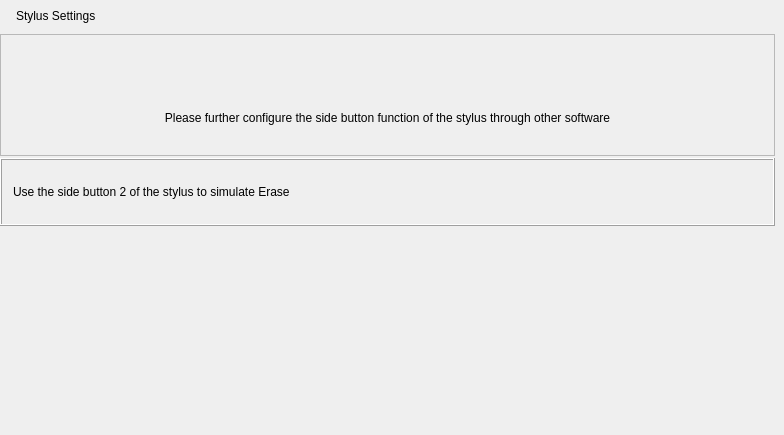
<?xml version="1.0" encoding="UTF-8"?>
<ui version="4.0">
 <class>StylusSettingPage</class>
 <widget class="QWidget" name="StylusSettingPage">
  <property name="geometry">
   <rect>
    <x>0</x>
    <y>0</y>
    <width>784</width>
    <height>435</height>
   </rect>
  </property>
  <property name="minimumSize">
   <size>
    <width>0</width>
    <height>0</height>
   </size>
  </property>
  <property name="maximumSize">
   <size>
    <width>16777215</width>
    <height>16777215</height>
   </size>
  </property>
  <property name="windowTitle">
   <string notr="true">Stylus</string>
  </property>
  <layout class="QVBoxLayout" name="verticalLayout_2">
   <property name="spacing">
    <number>2</number>
   </property>
   <property name="leftMargin">
    <number>0</number>
   </property>
   <property name="topMargin">
    <number>0</number>
   </property>
   <property name="rightMargin">
    <number>9</number>
   </property>
   <property name="bottomMargin">
    <number>48</number>
   </property>
   <item>
    <layout class="QHBoxLayout" name="horizontalLayout_2">
     <property name="leftMargin">
      <number>16</number>
     </property>
     <property name="rightMargin">
      <number>0</number>
     </property>
     <item>
      <widget class="QLabel" name="titleLabel">
       <property name="minimumSize">
        <size>
         <width>0</width>
         <height>32</height>
        </size>
       </property>
       <property name="sizeIncrement">
        <size>
         <width>0</width>
         <height>0</height>
        </size>
       </property>
       <property name="text">
        <string>Stylus Settings</string>
       </property>
       <property name="indent">
        <number>-1</number>
       </property>
      </widget>
     </item>
     <item>
      <spacer name="horizontalSpacer">
       <property name="orientation">
        <enum>Qt::Horizontal</enum>
       </property>
       <property name="sizeHint" stdset="0">
        <size>
         <width>40</width>
         <height>20</height>
        </size>
       </property>
      </spacer>
     </item>
    </layout>
   </item>
   <item>
    <widget class="QFrame" name="frame_2">
     <property name="frameShape">
      <enum>QFrame::StyledPanel</enum>
     </property>
     <property name="frameShadow">
      <enum>QFrame::Raised</enum>
     </property>
     <layout class="QVBoxLayout" name="verticalLayout_3">
      <item>
       <layout class="QHBoxLayout" name="horizontalLayout_4">
        <item>
         <spacer name="horizontalSpacer_2">
          <property name="orientation">
           <enum>Qt::Horizontal</enum>
          </property>
          <property name="sizeHint" stdset="0">
           <size>
            <width>40</width>
            <height>20</height>
           </size>
          </property>
         </spacer>
        </item>
        <item>
         <widget class="QLabel" name="penImgLabel">
          <property name="enabled">
           <bool>true</bool>
          </property>
          <property name="minimumSize">
           <size>
            <width>0</width>
            <height>40</height>
           </size>
          </property>
          <property name="maximumSize">
           <size>
            <width>698</width>
            <height>40</height>
           </size>
          </property>
          <property name="text">
           <string/>
          </property>
          <property name="alignment">
           <set>Qt::AlignCenter</set>
          </property>
         </widget>
        </item>
        <item>
         <spacer name="horizontalSpacer_3">
          <property name="orientation">
           <enum>Qt::Horizontal</enum>
          </property>
          <property name="sizeHint" stdset="0">
           <size>
            <width>40</width>
            <height>20</height>
           </size>
          </property>
         </spacer>
        </item>
       </layout>
      </item>
      <item>
       <widget class="QLabel" name="noteLabel">
        <property name="minimumSize">
         <size>
          <width>0</width>
          <height>52</height>
         </size>
        </property>
        <property name="text">
         <string>Please further configure the side button function of the stylus through other software</string>
        </property>
        <property name="alignment">
         <set>Qt::AlignCenter</set>
        </property>
        <property name="margin">
         <number>0</number>
        </property>
       </widget>
      </item>
     </layout>
    </widget>
   </item>
   <item>
    <widget class="QFrame" name="frame">
     <property name="minimumSize">
      <size>
       <width>0</width>
       <height>0</height>
      </size>
     </property>
     <property name="frameShape">
      <enum>QFrame::Box</enum>
     </property>
     <property name="frameShadow">
      <enum>QFrame::Raised</enum>
     </property>
     <layout class="QVBoxLayout" name="verticalLayout">
      <property name="spacing">
       <number>0</number>
      </property>
      <property name="leftMargin">
       <number>0</number>
      </property>
      <property name="topMargin">
       <number>0</number>
      </property>
      <property name="rightMargin">
       <number>0</number>
      </property>
      <property name="bottomMargin">
       <number>0</number>
      </property>
      <item>
       <widget class="QFrame" name="rightFrame">
        <property name="minimumSize">
         <size>
          <width>0</width>
          <height>64</height>
         </size>
        </property>
        <property name="maximumSize">
         <size>
          <width>16777215</width>
          <height>64</height>
         </size>
        </property>
        <property name="frameShape">
         <enum>QFrame::NoFrame</enum>
        </property>
        <property name="frameShadow">
         <enum>QFrame::Raised</enum>
        </property>
        <layout class="QHBoxLayout" name="horizontalLayout">
         <item>
          <layout class="QHBoxLayout" name="slEraseLayout">
           <property name="spacing">
            <number>0</number>
           </property>
           <item>
            <widget class="QLabel" name="slEraseLabel">
             <property name="text">
              <string>Use the side button 2 of the stylus to simulate Erase</string>
             </property>
            </widget>
           </item>
           <item>
            <spacer name="horizontalSpacer_10">
             <property name="orientation">
              <enum>Qt::Horizontal</enum>
             </property>
             <property name="sizeHint" stdset="0">
              <size>
               <width>40</width>
               <height>20</height>
              </size>
             </property>
            </spacer>
           </item>
          </layout>
         </item>
        </layout>
       </widget>
      </item>
     </layout>
    </widget>
   </item>
   <item>
    <spacer name="verticalSpacer">
     <property name="orientation">
      <enum>Qt::Vertical</enum>
     </property>
     <property name="sizeHint" stdset="0">
      <size>
       <width>20</width>
       <height>40</height>
      </size>
     </property>
    </spacer>
   </item>
  </layout>
 </widget>
 <layoutdefault spacing="6" margin="11"/>
 <resources/>
 <connections/>
</ui>
